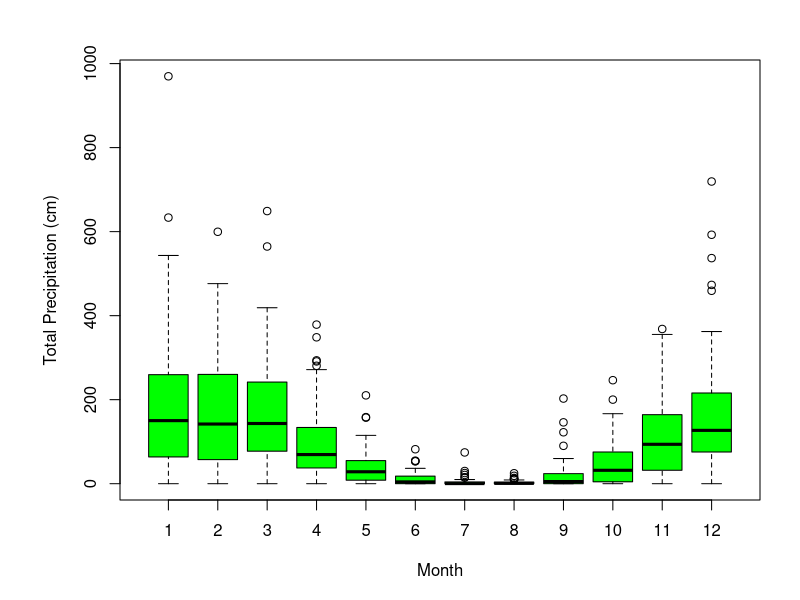
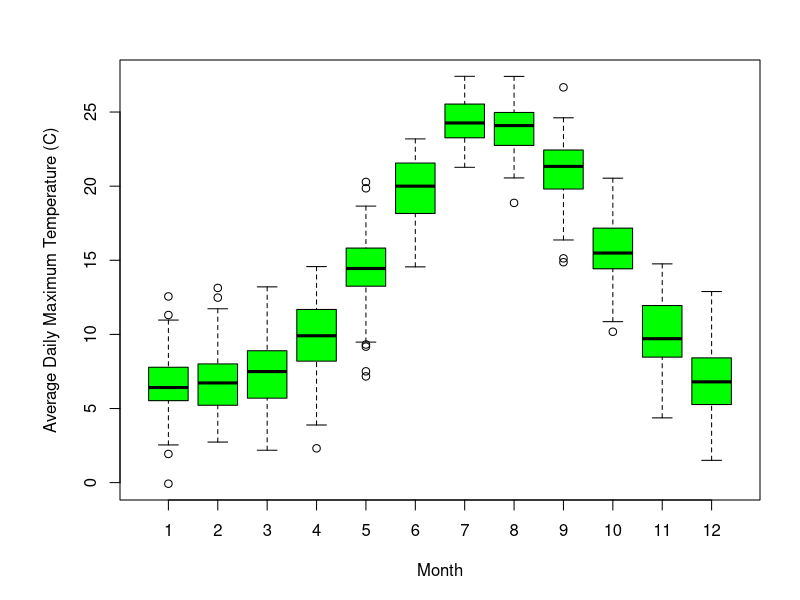
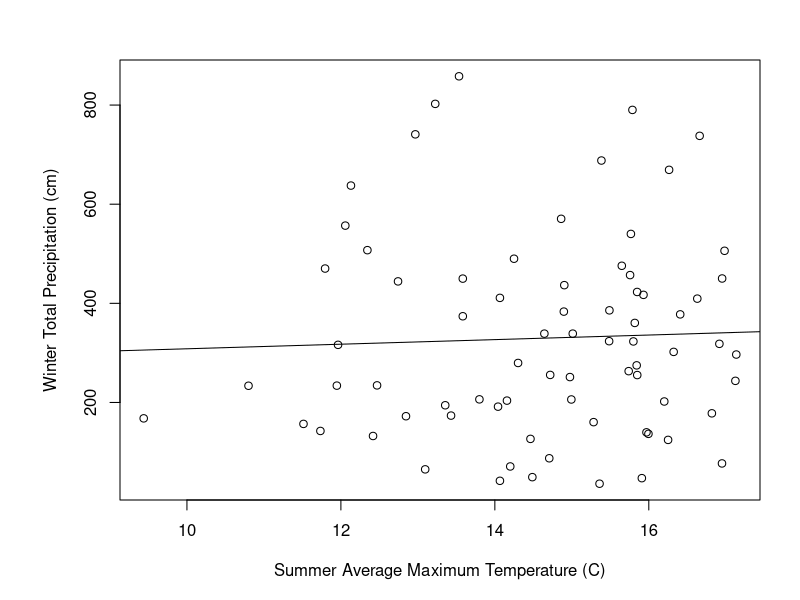

These figures' R source, in order:
## ---- chunk 1
knitr::opts_chunk$set(echo = TRUE)
## ---- chunk 2
clim = read.table("clim.txt", header=TRUE)

clim2 = clim[-c(1:3,8)]

clim.mth = aggregate(clim2, by=list(clim$month, clim$year), sum)

# par(mar=c(5,6,3,2))
# boxplot(clim.mth$rain ~ clim.mth$month, 
#         ylab="Rain (in.)", 
#         xlab="Month", col="green")

result=which.max(clim.mth$rain)

clim.mth$month=as.integer(clim.mth$Group.1)
clim.mth$year= as.integer(clim.mth$Group.2)

par(mar=c(5,6,3,2))
boxplot(clim.mth$rain ~ clim.mth$month, 
        ylab="Total Precipitation (cm)", 
        xlab="Month", col="green")
## ---- chunk 3
clim3 = clim[-c(1:2,4,8)]

clim.avg = aggregate(clim3, by=list(clim3$month, clim3$year), mean)

par(mar=c(5,6,3,2))
boxplot(clim.avg$tmax ~ clim.avg$month, 
        ylab="Average Daily Maximum Temperature (C)", 
        xlab="Month", col="green")
## ---- chunk 4

clim.mth2 = aggregate(clim2, by=list(clim$year), sum)

maxrain = max(clim.mth2$rain)
rowwithmax = which(clim.mth2$rain==maxrain)
clim.mth2[rowwithmax, 1]

minrain = min(clim.mth2$rain)
rowwithmin = which(clim.mth2$rain==minrain)
clim.mth2[rowwithmin, 1]

## ---- chunk 5

clim4 = clim[-c(1:2,8)]

library(dplyr)
  
clim4quarter = clim4 %>% mutate(Quarter = ceiling(as.numeric(clim4$month) / 3))

## ---- chunk 6

clim.mth3 = aggregate(clim4quarter, by=list(clim4quarter$Quarter), sum)

maxrain2 = max(clim.mth3$rain)
rowwithmax2 = which(clim.mth3$rain==maxrain2)
clim.mth3[rowwithmax2, 1]

minrain2 = min(clim.mth3$rain)
rowwithmin2 = which(clim.mth3$rain==minrain2)
clim.mth3[rowwithmin2, 1]

## ---- chunk 7

Winter = subset(clim4quarter, Quarter==4)
Winter2 = aggregate(Winter, by=list(Winter$year), sum)

Summer = subset(clim4quarter, Quarter==2 & year<2016)
Summer2 = aggregate(Summer, by=list(Summer$year), mean)

fit = lm(Winter2$rain ~ Summer2$tmax)

plot(Winter2$rain ~ Summer2$tmax, xlab="Summer Average Maximum Temperature (C)", ylab="Winter Total Precipitation (cm)")
abline(fit)

